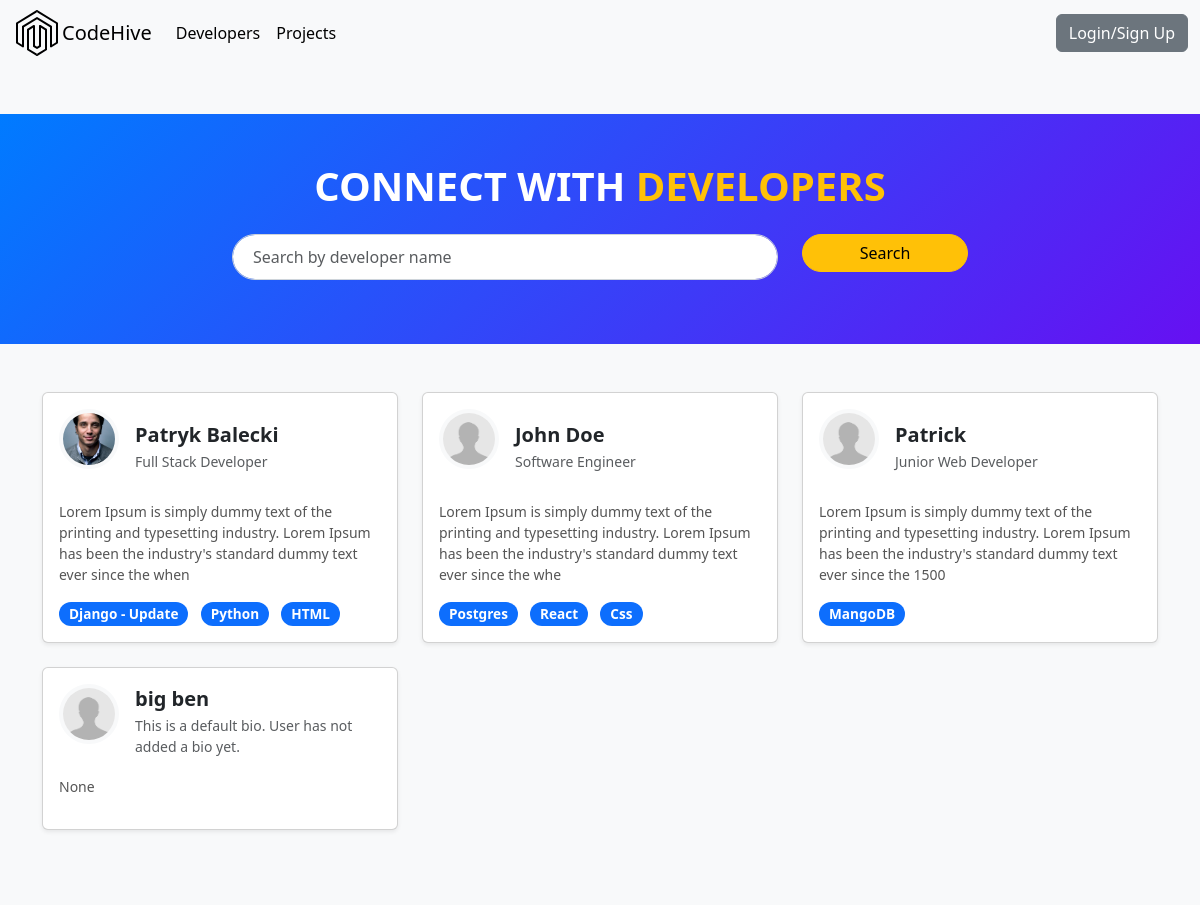
Before: / with the older database file.
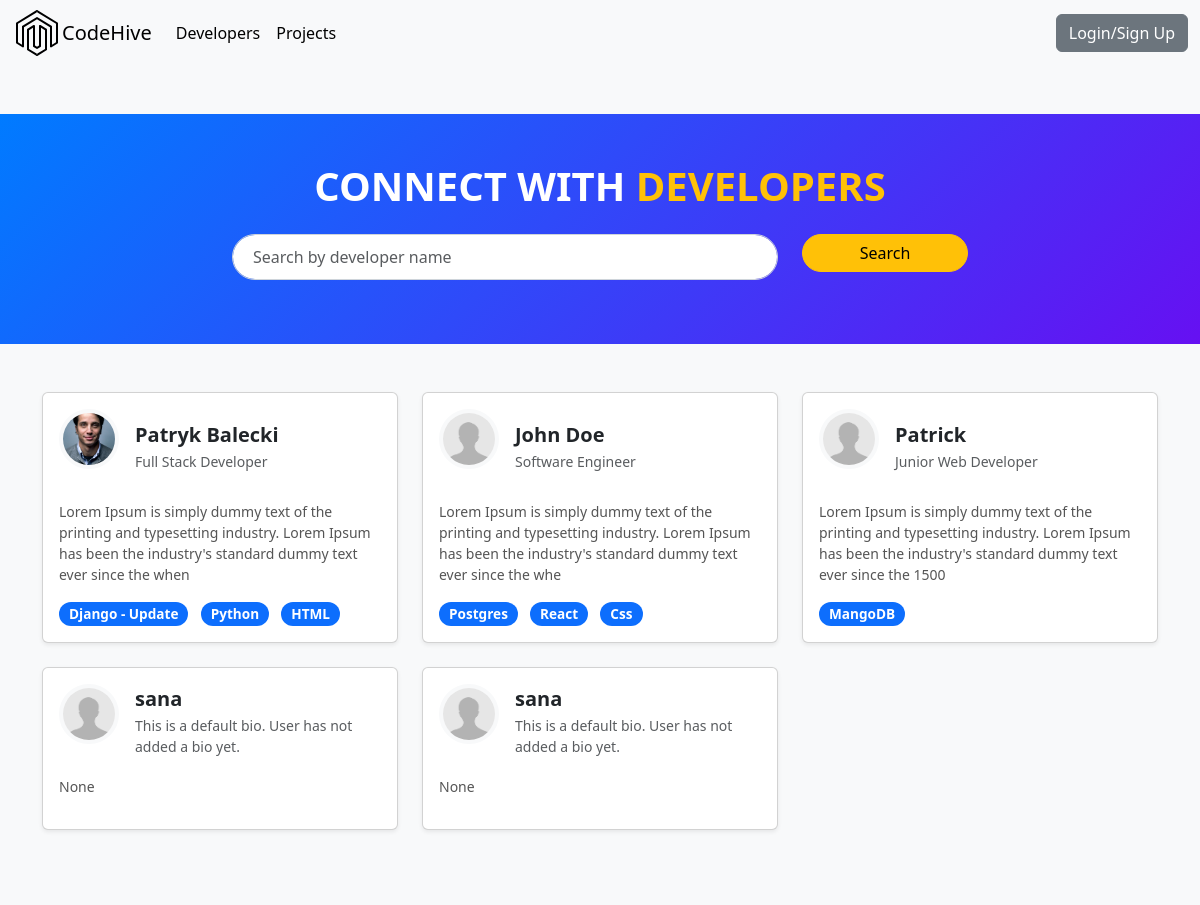
After: the same page with the newer database file.
### users/models.py (models this page shows, shortened)
class Profile(models.Model):
    user = models.OneToOneField(User, on_delete=models.CASCADE, null=True, blank=True)
    name = models.CharField(max_length=200, blank=True, null=True)
    email = models.EmailField(max_length=500, blank=True, null=True)
    username = models.CharField(max_length=200, blank=True, null=True)
    location = models.CharField(max_length=200, blank=True, null=True, default="Earth")
    short_intro = models.CharField(max_length=200, blank=True, null=True, default="This is a default bio. User has not added a bio yet.")
    bio = models.TextField(blank=True, null=True)
    profile_image = models.ImageField(null=True, blank=True, upload_to='profiles/', default="profiles/user-default.jpg")
    social_github = models.CharField(max_length=200, blank=True, null=True)
    social_twitter = models.CharField(max_length=200, blank=True, null=True)
    social_linkedin = models.CharField(max_length=200, blank=True, null=True)
    social_youtube = models.CharField(max_length=200, blank=True, null=True)
    social_website = models.CharField(max_length=200, blank=True, null=True)
    created = models.DateTimeField(auto_now_add=True)
    id = models.UUIDField(default=uuid.uuid4, unique=True, primary_key=True, editable=False)

class Skill(models.Model):
    owner = models.ForeignKey(
        Profile, on_delete=models.CASCADE, null=True, blank=True)
    name = models.CharField(max_length=200, blank=True, null=True)
    description = models.TextField(null=True, blank=True)
    created = models.DateTimeField(auto_now_add=True)
    id = models.UUIDField(default=uuid.uuid4, unique=True, primary_key=True, editable=False)
    def __str__(self):
        return str(self.name)

### users/views.py (the view)
# urls.py: path('', views.profiles, name="profiles"),
def profiles(request):
    profiles = Profile.objects.all()
    context = {'profiles': profiles}
    return render(request, 'users/profiles.html', context)

### users/templates/users/profiles.html
{% extends 'main.html' %}
{% block content %}
<main class="home py-5 bg-light">
    <section class="hero-section text-center py-5 bg-primary text-white">
        <div class="container">
            <div class="hero-section-box mb-4">
                <h2>CONNECT WITH <span class="text-warning">DEVELOPERS</span></h2>
            </div>
            <div class="hero-section-search">
                <form id="search-form" class="form row justify-content-center" action="{% url 'profiles' %}" method="get">
                    <div class="col-md-6 mb-3">
                        <input class="form-control" id="formInput#search" type="text" name="search_query"
                            value="{{search_query}}" placeholder="Search by developer name" />
                    </div>
                    <div class="col-md-2">
                        <input class="btn btn-warning w-100" type="submit" value="Search" />
                    </div>
                </form>
            </div>
        </div>
    </section>
    <section class="dev-list py-5">
        <div class="container">
            <div class="row g-4">
                {% for profile in profiles %}
                <div class="col-md-4">
                    <div class="card h-100 shadow-sm">
                        <a href="{% url 'user-profile' profile.id %}" class="text-decoration-none text-dark">
                            <div class="card-body">
                                <div class="d-flex align-items-center mb-3">
                                    <img class="avatar rounded-circle me-3" src="{{ profile.profile_image.url }}" alt="image"
                                        style="width: 60px; height: 60px;" />
                                    <div class="dev-meta">
                                        <h5 class="mb-1">{{ profile.name }}</h5>
                                        <p class="text-muted small mb-0">{{ profile.short_intro|slice:"60" }}</p>
                                    </div>
                                </div>
                                <p class="dev-info small  mb-3">{{ profile.bio|slice:"150" }}</p>
                                <div class="dev-skills">
                                    {% for skill in profile.skill_set.all|slice:"5" %}
                                    <span class="badge bg-primary me-2">{{ skill }}</span>
                                    {% endfor %}
                                </div>
                            </div>
                        </a>
                    </div>
                </div>
                {% endfor %}
            </div>
        </div>
    </section>
</main>
{% endblock content%}

### templates/main.html (shortened to what this page needs)
<!DOCTYPE html>
{% load static %}
<html lang="en">
<head>
    <link rel="stylesheet" type="text/css" media="screen" href='{% static "styles/main.css"%}'>
    <link href="https://cdn.jsdelivr.net/npm/bootstrap@5.3.3/dist/css/bootstrap.min.css" rel="stylesheet"
>
</head>
<body>
    {% include 'navbar.html' %}
    {% block content %}
    {% endblock content %}
    </body>
</html>

### templates/navbar.html (shortened to what this page needs)
{% load static %}
<nav class="navbar navbar-expand-lg bg-body-tertiary ju">
    <div class="container-fluid">
        <img src="{% static 'images/logo.svg' %} " alt="CodeHive Logo" width="50" height="50" class="d-inline-block align-text-top" />
        <a class="navbar-brand" href="{% url 'profiles' %}">CodeHive</a>
      <div class="collapse navbar-collapse" id="navbarSupportedContent">
        <ul class="navbar-nav me-auto mb-2 mb-lg-0">
            <li class="nav-item">
                <a class="nav-link active" aria-current="page" href="{% url 'profiles' %}">Developers</a>
            </li>
            <li class="nav-item">
                <a class="nav-link active" aria-current="page" href="{% url 'projects' %}">Projects</a>
            </li>
        </ul>
          {% if request.user.is_authenticated %}
          <a class="nav-link active" aria-current="page" href="{% url 'inbox' %}">Inbox &nbsp</a>
          <a class="nav-link active" aria-current="page" href="{% url 'account' %}">Account &nbsp</a>
          <a style="text-decoration: none;" href="{% url 'logout' %}" class="btn btn-secondary navbar-btn">Log Out</a>
          {% else %}
          <a style="text-decoration: none;" href="{% url 'login' %}" class="btn btn-secondary navbar-btn">Login/Sign Up</a>
          {% endif %}
      </div>
    </div>
  </nav>

### static/styles/main.css (style rules this page uses)
.card { border-radius: 10px; overflow: hidden; transition: transform 0.2s ease, box-shadow 0.2s ease; }
.btn { border-radius: 20px; }
.hero-section { background: linear-gradient(135deg, #007bff, #6610f2); color: #fff; text-transform: uppercase; }
.hero-section-box h2 { font-size: 2.5rem; font-weight: 700; }
.hero-section-search .form-control { border-radius: 30px; padding: 10px 20px; font-size: 1rem; }
.hero-section-search .btn { border-radius: 30px; }
.dev-list { background-color: #f8f9fa; }
.card { border: none; border-radius: 10px; transition: transform 0.3s ease, box-shadow 0.3s ease; }
.card-body { padding: 20px; }
.avatar { width: 60px; height: 60px; object-fit: cover; }
.dev-meta h5 { font-size: 1.25rem; font-weight: 600; }
.dev-info { font-size: 0.95rem; color: #555; }
.dev-skills .badge { font-size: 0.85rem; padding: 5px 10px; border-radius: 20px; }
.avatar { object-fit: cover; border: 4px solid #f8f9fa; }
.badge { font-size: 0.85rem; padding: 5px 10px; }
.container { max-width: 600px; }
.card { border: none; border-radius: 10px; background: #f9f9f9; }
.card-body { padding: 2rem; }
input.form-control { border-radius: 5px; border: 1px solid #ced4da; transition: border-color 0.3s ease; }
.card { border-radius: 8px; overflow: hidden; }
.card-body img.avatar { border-radius: 50%; width: 150px; height: 150px; object-fit: cover; margin-bottom: 1rem; }
.btn { border-radius: 4px; }
input, select, textarea { display: block; width: 100%; padding: 0.75rem; font-size: 1rem; border: 1px solid #ced4da; border-radius: 4px; }
input, select, textarea { display: block; width: 100%; padding: 0.75rem; font-size: 1rem; border: 1px solid #ced4da; border-radius: 5px; box-shadow: none; }
p { font-size: 1.1rem; color: #343a40; }
.btn-secondary { padding: 0.5rem 1.25rem; }
.form-control { border-radius: 5px; border: 1px solid #ced4da; font-size: 1rem; }

Changed rows visible on the page:
removed Profile: profile_image (placeholder picture), name "big ben", short_intro "This is a default bio. User has not added a bio yet.", bio "None"
added Profile: profile_image (placeholder picture), name "sana", short_intro "This is a default bio. User has not added a bio yet.", bio "None"
added Profile: profile_image (placeholder picture), name "sana", short_intro "This is a default bio. User has not added a bio yet.", bio "None"
